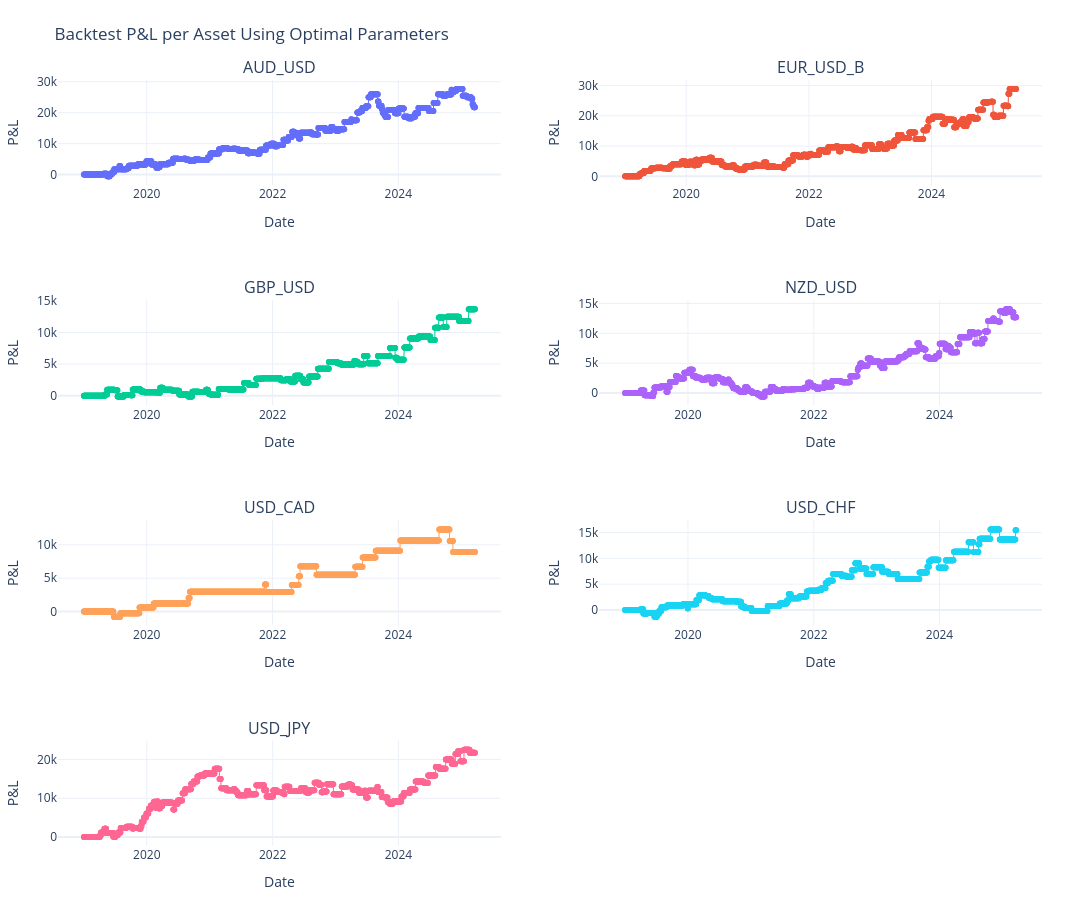

Notebook code for this chart:
### Code cell
plot_pairs('C:/Users/info/Downloads/trading_signals_project/data/fx')

### Figure 1 — Plotly figure (JSON) as saved in the notebook; plotly's stock layout.template omitted (floating-point values rounded to 4 significant figures; data arrays with more than 128 entries replaced by an {"elided": "..."} marker saying what was removed)
{"data": [{"line": {"width": 1}, "mode": "lines+markers", "name": "AUD_USD", "type": "scatter", "x": {"elided": "1624 str values"}, "xaxis": "x", "y": {"elided": "1624 float values"}, "yaxis": "y"}, {"line": {"width": 1}, "mode": "lines+markers", "name": "EUR_USD_B", "type": "scatter", "x": {"elided": "1664 str values"}, "xaxis": "x2", "y": {"elided": "1664 float values"}, "yaxis": "y2"}, {"line": {"width": 1}, "mode": "lines+markers", "name": "GBP_USD", "type": "scatter", "x": {"elided": "1624 str values"}, "xaxis": "x3", "y": {"elided": "1624 float values"}, "yaxis": "y3"}, {"line": {"width": 1}, "mode": "lines+markers", "name": "NZD_USD", "type": "scatter", "x": {"elided": "1624 str values"}, "xaxis": "x4", "y": {"elided": "1624 float values"}, "yaxis": "y4"}, {"line": {"width": 1}, "mode": "lines+markers", "name": "USD_CAD", "type": "scatter", "x": {"elided": "1624 str values"}, "xaxis": "x5", "y": {"elided": "1624 float values"}, "yaxis": "y5"}, {"line": {"width": 1}, "mode": "lines+markers", "name": "USD_CHF", "type": "scatter", "x": {"elided": "1624 str values"}, "xaxis": "x6", "y": {"elided": "1624 float values"}, "yaxis": "y6"}, {"line": {"width": 1}, "mode": "lines+markers", "name": "USD_JPY", "type": "scatter", "x": {"elided": "1623 str values"}, "xaxis": "x7", "y": {"elided": "1623 float values"}, "yaxis": "y7"}], "layout": {"annotations": [{"font": {"size": 16}, "showarrow": false, "text": "AUD_USD", "x": 0.225, "xanchor": "center", "xref": "paper", "y": 1, "yanchor": "bottom", "yref": "paper"}, {"font": {"size": 16}, "showarrow": false, "text": "EUR_USD_B", "x": 0.775, "xanchor": "center", "xref": "paper", "y": 1, "yanchor": "bottom", "yref": "paper"}, {"font": {"size": 16}, "showarrow": false, "text": "GBP_USD", "x": 0.225, "xanchor": "center", "xref": "paper", "y": 0.7125, "yanchor": "bottom", "yref": "paper"}, {"font": {"size": 16}, "showarrow": false, "text": "NZD_USD", "x": 0.775, "xanchor": "center", "xref": "paper", "y": 0.7125, "yanchor": "bottom", "yref": "paper"}, {"font": {"size": 16}, "showarrow": false, "text": "USD_CAD", "x": 0.225, "xanchor": "center", "xref": "paper", "y": 0.425, "yanchor": "bottom", "yref": "paper"}, {"font": {"size": 16}, "showarrow": false, "text": "USD_CHF", "x": 0.775, "xanchor": "center", "xref": "paper", "y": 0.425, "yanchor": "bottom", "yref": "paper"}, {"font": {"size": 16}, "showarrow": false, "text": "USD_JPY", "x": 0.225, "xanchor": "center", "xref": "paper", "y": 0.1375, "yanchor": "bottom", "yref": "paper"}], "height": 900, "margin": {"b": 50, "l": 50, "r": 50, "t": 80}, "showlegend": false, "title": {"text": "Backtest P&L per Asset Using Optimal Parameters"}, "width": 1400, "xaxis": {"anchor": "y", "domain": [0, 0.45], "title": {"text": "Date"}}, "xaxis2": {"anchor": "y2", "domain": [0.55, 1], "title": {"text": "Date"}}, "xaxis3": {"anchor": "y3", "domain": [0, 0.45], "title": {"text": "Date"}}, "xaxis4": {"anchor": "y4", "domain": [0.55, 1], "title": {"text": "Date"}}, "xaxis5": {"anchor": "y5", "domain": [0, 0.45], "title": {"text": "Date"}}, "xaxis6": {"anchor": "y6", "domain": [0.55, 1], "title": {"text": "Date"}}, "xaxis7": {"anchor": "y7", "domain": [0, 0.45], "title": {"text": "Date"}}, "xaxis8": {"anchor": "y8", "domain": [0.55, 1], "title": {"text": "Date"}}, "yaxis": {"anchor": "x", "domain": [0.8625, 1], "title": {"text": "P&L"}}, "yaxis2": {"anchor": "x2", "domain": [0.8625, 1], "title": {"text": "P&L"}}, "yaxis3": {"anchor": "x3", "domain": [0.575, 0.7125], "title": {"text": "P&L"}}, "yaxis4": {"anchor": "x4", "domain": [0.575, 0.7125], "title": {"text": "P&L"}}, "yaxis5": {"anchor": "x5", "domain": [0.2875, 0.425], "title": {"text": "P&L"}}, "yaxis6": {"anchor": "x6", "domain": [0.2875, 0.425], "title": {"text": "P&L"}}, "yaxis7": {"anchor": "x7", "domain": [0, 0.1375], "title": {"text": "P&L"}}, "yaxis8": {"anchor": "x8", "domain": [0, 0.1375], "title": {"text": "P&L"}}}}
